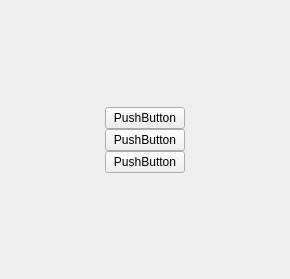
<?xml version="1.0" encoding="UTF-8"?>
<ui version="4.0">
 <class>SimpleTaskListWidgetMenu</class>
 <widget class="QWidget" name="SimpleTaskListWidgetMenu">
  <property name="geometry">
   <rect>
    <x>0</x>
    <y>0</y>
    <width>290</width>
    <height>279</height>
   </rect>
  </property>
  <property name="windowTitle">
   <string>Form</string>
  </property>
  <layout class="QVBoxLayout" name="verticalLayout">
   <item>
    <spacer name="verticalSpacer">
     <property name="orientation">
      <enum>Qt::Vertical</enum>
     </property>
     <property name="sizeHint" stdset="0">
      <size>
       <width>20</width>
       <height>40</height>
      </size>
     </property>
    </spacer>
   </item>
   <item>
    <layout class="QGridLayout" name="gridLayout">
     <property name="spacing">
      <number>0</number>
     </property>
     <item row="0" column="1">
      <widget class="QPushButton" name="pushButton">
       <property name="text">
        <string>PushButton</string>
       </property>
      </widget>
     </item>
     <item row="1" column="1">
      <widget class="QPushButton" name="pushButton_2">
       <property name="text">
        <string>PushButton</string>
       </property>
      </widget>
     </item>
     <item row="1" column="0">
      <spacer name="horizontalSpacer_3">
       <property name="orientation">
        <enum>Qt::Horizontal</enum>
       </property>
       <property name="sizeHint" stdset="0">
        <size>
         <width>40</width>
         <height>20</height>
        </size>
       </property>
      </spacer>
     </item>
     <item row="0" column="0">
      <spacer name="horizontalSpacer">
       <property name="orientation">
        <enum>Qt::Horizontal</enum>
       </property>
       <property name="sizeHint" stdset="0">
        <size>
         <width>40</width>
         <height>20</height>
        </size>
       </property>
      </spacer>
     </item>
     <item row="1" column="2">
      <spacer name="horizontalSpacer_4">
       <property name="orientation">
        <enum>Qt::Horizontal</enum>
       </property>
       <property name="sizeHint" stdset="0">
        <size>
         <width>40</width>
         <height>20</height>
        </size>
       </property>
      </spacer>
     </item>
     <item row="0" column="2">
      <spacer name="horizontalSpacer_2">
       <property name="orientation">
        <enum>Qt::Horizontal</enum>
       </property>
       <property name="sizeHint" stdset="0">
        <size>
         <width>40</width>
         <height>20</height>
        </size>
       </property>
      </spacer>
     </item>
     <item row="2" column="1">
      <widget class="QPushButton" name="pushButton_3">
       <property name="text">
        <string>PushButton</string>
       </property>
      </widget>
     </item>
     <item row="2" column="0">
      <spacer name="horizontalSpacer_5">
       <property name="orientation">
        <enum>Qt::Horizontal</enum>
       </property>
       <property name="sizeHint" stdset="0">
        <size>
         <width>40</width>
         <height>20</height>
        </size>
       </property>
      </spacer>
     </item>
     <item row="2" column="2">
      <spacer name="horizontalSpacer_6">
       <property name="orientation">
        <enum>Qt::Horizontal</enum>
       </property>
       <property name="sizeHint" stdset="0">
        <size>
         <width>40</width>
         <height>20</height>
        </size>
       </property>
      </spacer>
     </item>
    </layout>
   </item>
   <item>
    <spacer name="verticalSpacer_2">
     <property name="orientation">
      <enum>Qt::Vertical</enum>
     </property>
     <property name="sizeHint" stdset="0">
      <size>
       <width>20</width>
       <height>40</height>
      </size>
     </property>
    </spacer>
   </item>
  </layout>
 </widget>
 <resources/>
 <connections/>
</ui>
